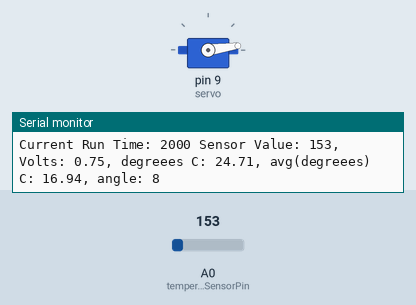
Recording of a program running on a simulated Arduino Uno, built with avr-gcc and run on an emulated ATmega328P. On the bench: servo, the last lines printed to the serial monitor. Inputs (shaded band) come from the test bench; at power-on: A0 (temperatureSensorPin) = 153.

Above: at 2.8 s.
2.9 s: A0 (temperatureSensorPin) set to 165
At 3.5 s:
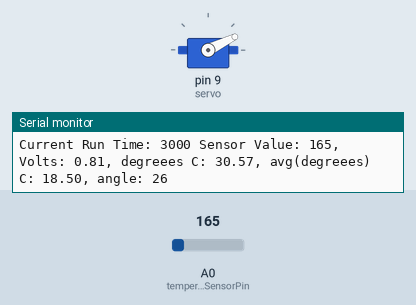
7.1 s: A0 (temperatureSensorPin) set to 175
At 7.1 s:
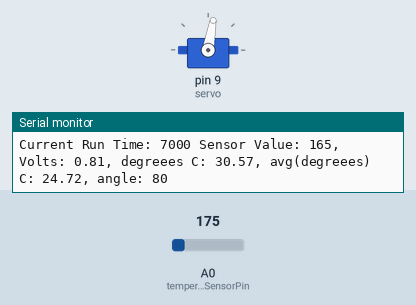
11.3 s: A0 (temperatureSensorPin) set to 191
At 14.3 s:
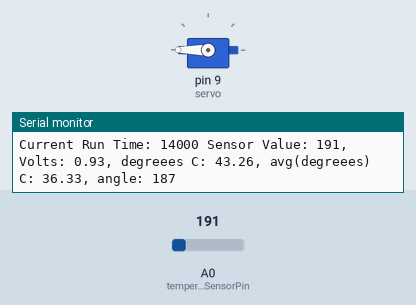
Timing chart, 0 to 15.8 s (numbered marks = the images above; inputs shaded):
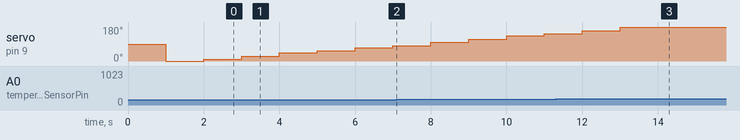

The program:

main.cpp
```cpp
#include <Arduino.h>
#include <Servo.h>

Servo servo;

// A* -> analogue pins. Can read 1024 different values.
int const temperatureSensorPin = A0;
float temperatureArray[10];
int currentTemperatureIndex = 0;

unsigned long time_last_temperature_update = 0;


void update_temperature();
float calculateMeanTemperature(float);


void setup() {
  // Setup Serial
  Serial.begin(9600);
  Serial.println("Good morning! =)");

  servo.attach(9);

  for (int i = 0; i < 10; i++) {
    temperatureArray[i] = 15.0;
  }
}

void loop() {
  unsigned long current_time = millis();

  if(current_time >= time_last_temperature_update + 1000){
    time_last_temperature_update = current_time;
    Serial.print("Current Run Time: ");
    Serial.print(current_time);

    update_temperature();
  }
}

float calculateMeanTemperature(float temperature) {
  temperatureArray[currentTemperatureIndex] = temperature;
  currentTemperatureIndex = (currentTemperatureIndex + 1) % 10;
  float mean_temperature = 0;
  for (int i = 0; i < 10; i++) {
    mean_temperature += temperatureArray[i];
  }
  mean_temperature /= 10.0;
  return mean_temperature;
}

void update_temperature(){
  // Get and update temperature


  // Sensor is a TMP36
  // https://www.arduino.cc/en/uploads/Main/TemperatureSensor.pdf
  // Read in sesnor value as value between 0 and 1024.
  int sensorVal = analogRead(temperatureSensorPin);
  // Calculate voltage (scaled linearly)
  float voltage = (sensorVal/1024.0) * 5.0;
  // Calculate temperature.
  // Remove offset of 0.5V (TMP36 specific)
  // 10mV delta <=> 1 degree Celsius.
  float temperature = (voltage - 0.5) * 100;
  // Sensor quite noisy (see serial output)
  // Thus calculating average value
  float avgTemp = calculateMeanTemperature(temperature);
  // Servo motor can depict 180 degree
  // Thus, we map our avgTemp to the half circle
  // We aribtraily select 15 and 35 and lower and upper bound.
  int servoAngle = map(avgTemp, 15, 35, 0, 179);
  // Servo Motor SM-S2309S
  servo.write(servoAngle);

  // Logging
  Serial.print(" Sensor Value: ");
  Serial.print(sensorVal);
  Serial.print(", Volts: ");
  Serial.print(voltage);
  Serial.print(", degreees C: ");
  Serial.print(temperature);
  Serial.print(", avg(degreees) C: ");
  Serial.print(avgTemp);
  Serial.print(", angle: ");
  Serial.println(servoAngle);
}
```
